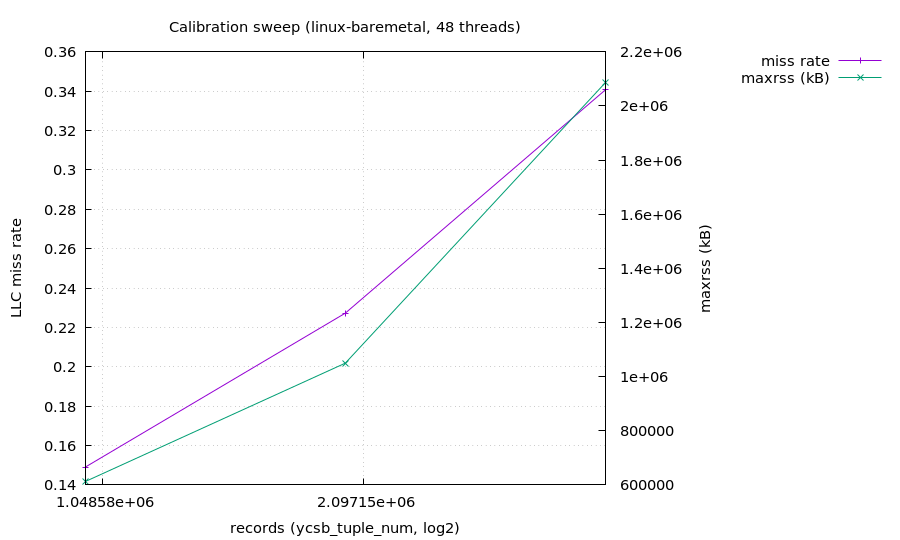

Here is the gnuplot script that generated this plot:
set terminal pngcairo size 900,540 noenhanced font "sans,11"
set output "calibration_t48_skew0_rr50_rmw0_sweep.png"
set title "Calibration sweep (linux-baremetal, 48 threads)"
set xlabel "records (ycsb_tuple_num, log2)"
set ylabel "LLC miss rate"
set grid
set key outside right top
set logscale x 2
set y2label "maxrss (kB)"
set y2tics
set ytics nomirror
plot "calibration_t48_skew0_rr50_rmw0_sweep.dat" using 1:2 with linespoints axes x1y1 title "miss rate", \
     "calibration_t48_skew0_rr50_rmw0_sweep.dat" using 1:3 with linespoints axes x1y2 title "maxrss (kB)"
